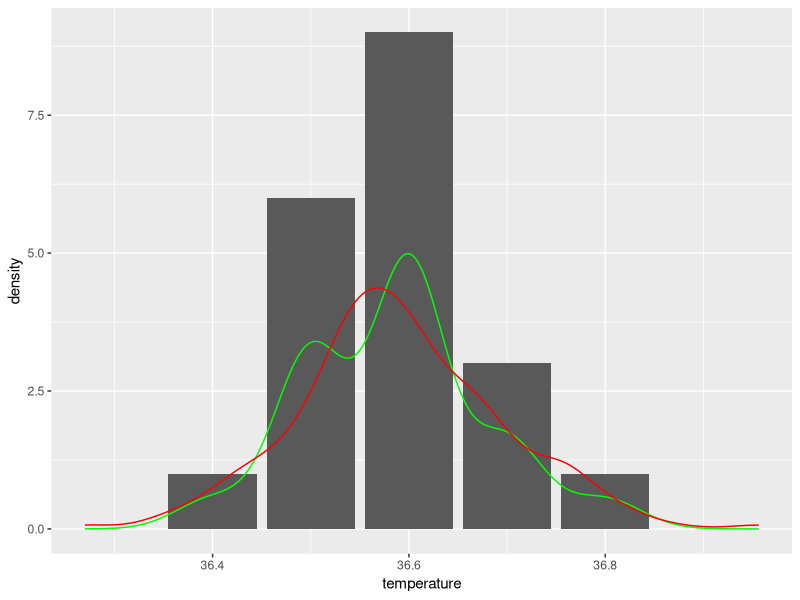

The R source for this figure:
library(ggplot2)
df<-read.table("temp.csv",sep=",")
names(df)<-c("i","temperature")
# ggplot(df,aes(x=temperature))+geom_density()+geom_bar()
sd(df$temperature)
df2<-data.frame(temperature=rnorm(200,36.6,sd=0.1))

ggplot() +
  geom_bar(data=df,aes(x=temperature)) +
  geom_density(data=df, aes(x=temperature), color='green') +
  geom_density(data=df2, aes(x=temperature), color='red')

pause = function()
{
    if (interactive()) {
        invisible(readline(prompt = "Press <Enter> to continue..."))
    }
    else {
        cat("Press <Enter> to continue...")
        invisible(readLines(file("stdin"), 1))
    }
}
pause()
